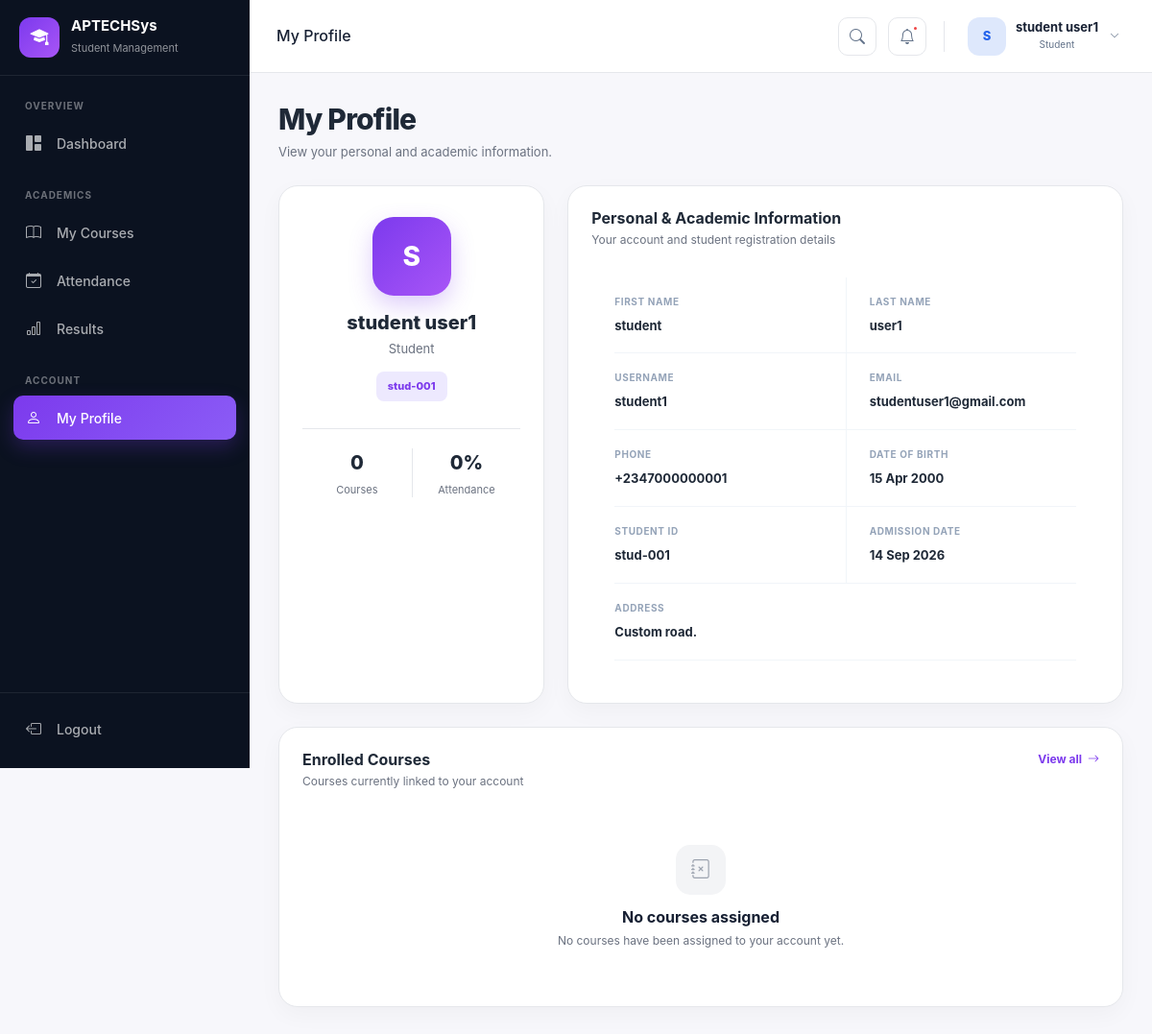
The page /accounts/dashboard/profile/ (signed in) on the database its author committed.
### accounts/models.py (models this page shows, shortened)
class User(AbstractUser):
    ROLE_CHOICES = [
        ('student', 'Student'),
        ('teacher', 'Teacher'),
        ('admin', 'Admin'),
    ]
    email = models.EmailField(unique=True)
    role = models.CharField(max_length=50, choices=ROLE_CHOICES, default="student")

### students/models.py (models this page shows, shortened)
class Student(models.Model):
    user = models.OneToOneField(settings.AUTH_USER_MODEL,
            on_delete=models.CASCADE,
            related_name="student_profile"
        )
    student_id = models.CharField(max_length=20, unique=True)
    date_of_birth = models.DateField(null=True, blank=True)
    phone = models.CharField(max_length=20, blank=True)
    address = models.TextField(blank=True)
    admission_date = models.DateField(default=timezone.now)

### accounts/views.py (the view)
@login_required
def student_profile(request):
    if request.user.role != "student":
        raise PermissionDenied
    student = (
        request.user.student_profile
    )
    enrollments = (
        Enrollment.objects
        .filter(student=student)
        .select_related(
            "course",
            "course__department",
            "course__teacher__user",
        )
        .order_by("course__code")
    )
    attendance_records = Attendance.objects.filter(
        student=student
    )
    total_attendance = attendance_records.count()
    present_count = attendance_records.filter(
        status="present"
    ).count()
    late_count = attendance_records.filter(
        status="late"
    ).count()
    attendance_percentage = (
        round(
            ((present_count + late_count) / total_attendance) * 100,
            1
        )
        if total_attendance
        else 0
    )
    context = {
        "title": "My Profile",
        "student": student,
        "enrollments": enrollments,
        "total_courses": enrollments.count(),
        "attendance_percentage": attendance_percentage,
    }
    return render(
        request,
        "accounts/dashboard/student/profile.html",
        context
    )

### accounts/templates/accounts/dashboard/student/profile.html (shortened to what this page needs)
{% extends "accounts/dashboard/base.html" %}
{% load static %}
{% block body_class %}
student-dashboard
{% endblock %}
{% block extra_css %} <link
     rel="stylesheet"
     href="{% static 'accounts/css/student.css' %}"
 >
{% endblock %}
{% block topbar_title %}
My Profile
{% endblock %}
{% block sidebar %}
<div class="nav-section-title">
    Overview
</div>
<a
    href="{% url 'student_dashboard' %}"
    class="sidebar-link"
>
    <i class="bi bi-grid-1x2-fill"></i>
    <span>Dashboard</span>
</a>
<div class="nav-section-title mt-4">
    Academics
</div>
<a
    href="{% url 'student_courses' %}"
    class="sidebar-link"
>
    <i class="bi bi-book"></i>
    <span>My Courses</span>
</a>
<a
    href="{% url 'student_attendance' %}"
    class="sidebar-link"
>
    <i class="bi bi-calendar-check"></i>
    <span>Attendance</span>
</a>
<a
    href="{% url 'student_results' %}"
    class="sidebar-link"
>
    <i class="bi bi-bar-chart"></i>
    <span>Results</span>
</a>
<div class="nav-section-title mt-4">
    Account
</div>
<a
    href="{% url 'student_profile' %}"
    class="sidebar-link active"
>
    <i class="bi bi-person"></i>
    <span>My Profile</span>
</a>
{% endblock %}
{% block content %}
<div class="page-header mb-4">
<div>
    <h1 class="page-title">
        My Profile
    </h1>
    <p class="page-description">
        View your personal and academic information.
    </p>
</div>
</div>
<div class="row g-4">
<div class="col-12 col-lg-4">
    <div class="student-profile-card">
        <div class="student-profile-avatar">
            {% if user.first_name %}
                {{ user.first_name|first|upper }}
            {% else %}
                {{ user.username|first|upper }}
            {% endif %}
        </div>
        <h3>
            {{ user.get_full_name|default:user.username }}
        </h3>
        <p class="profile-role">
            Student
        </p>
        <div class="profile-student-id">
            {{ student.student_id }}
        </div>
        <div class="profile-summary">
            <div>
                <strong>
                    {{ total_courses }}
                </strong>
                <span>
                    Courses
                </span>
            </div>
            <div>
                <strong>
                    {{ attendance_percentage }}%
                </strong>
                <span>
                    Attendance
                </span>
            </div>
        </div>
    </div>
</div>
<div class="col-12 col-lg-8">
    <div class="student-panel">
        <div class="panel-heading">
            <div>
                <h5>
                    Personal & Academic Information
                </h5>
                <p class="panel-subtitle">
                    Your account and student registration details
                </p>
            </div>
        </div>
        <div class="profile-info-grid">
            <div class="profile-info-item">
                <span>
                    First Name
                </span>
                <strong>
                    {{ user.first_name|default:"Not provided" }}
                </strong>
            </div>
            <div class="profile-info-item">
                <span>
                    Last Name
                </span>
                <strong>
                    {{ user.last_name|default:"Not provided" }}
                </strong>
            </div>
            <div class="profile-info-item">
                <span>
                    Username
                </span>
                <strong>
                    {{ user.username }}
                </strong>
            </div>
            <div class="profile-info-item">
                <span>
                    Email
                </span>
                <strong>
                    {{ user.email }}
                </strong>
            </div>
            <div class="profile-info-item">
                <span>
                    Phone
                </span>
                <strong>
                    {{ student.phone|default:"Not provided" }}
                </strong>
            </div>
            <div class="profile-info-item">
                <span>
                    Date of Birth
                </span>
                <strong>
                    {% if student.date_of_birth %}
                        {{ student.date_of_birth|date:"d M Y" }}
                    {% else %}
                        Not provided
                    {% endif %}
                </strong>
            </div>
            <div class="profile-info-item">
                <span>
                    Student ID
                </span>
                <strong>
                    {{ student.student_id }}
                </strong>
            </div>
            <div class="profile-info-item">
                <span>
                    Admission Date
                </span>
                <strong>
                    {{ student.admission_date|date:"d M Y" }}
                </strong>
            </div>
            <div class="profile-info-item profile-info-full">
                <span>
                    Address
                </span>
                <strong>
                    {{ student.address|default:"Not provided" }}
                </strong>
            </div>
        </div>
    </div>
</div>
<div class="col-12">
    <div class="student-panel">
        <div class="panel-heading">
            <div>
                <h5>
                    Enrolled Courses
                </h5>
                <p class="panel-subtitle">
                    Courses currently linked to your account
                </p>
            </div>
            <a
                href="{% url 'student_courses' %}"
                class="student-section-link"
            >
                View all
                <i class="bi bi-arrow-right"></i>
            </a>
        </div>
        {% if enrollments %}
            <div class="profile-course-list">
                {% for enrollment in enrollments|slice:":5" %}
                    <div class="profile-course-item">
                        <div>
                            <strong>
                                {{ enrollment.course.code }}
                            </strong>
                            <span>
                                {{ enrollment.course.name }}
                            </span>
                        </div>
                        <span class="profile-course-department">
                            {{ enrollment.course.department.name }}
                        </span>
                    </div>
                {% endfor %}
            </div>
        {% else %}
            <div class="empty-state">
                <div class="empty-state-icon">
                    <i class="bi bi-journal-x"></i>
                </div>
                <h6>
                    No courses assigned
                </h6>
                <p>
                    No courses have been assigned to your account yet.
                </p>
            </div>
        {% endif %}
    </div>
</div>
</div>
{% endblock %}

### accounts/templates/accounts/dashboard/base.html (shortened to what this page needs)
{% load static %}
<!DOCTYPE html>
<html lang="en">
<head>
    <link
        href="https://cdn.jsdelivr.net/npm/bootstrap@5.3.8/dist/css/bootstrap.min.css"
        rel="stylesheet"
    >
    <link
        href="https://cdn.jsdelivr.net/npm/bootstrap-icons@1.11.3/font/bootstrap-icons.css"
        rel="stylesheet"
    >
    <link
        rel="stylesheet"
        href="{% static 'accounts/css/dashboard-base.css' %}"
    >
    {% block extra_css %}{% endblock %}
</head>
<body class="{% block body_class %}{% endblock %}">
<div class="dashboard-wrapper">
    <aside class="dashboard-sidebar" id="dashboardSidebar">
        <div class="sidebar-brand">
            <div class="brand-icon">
                <i class="bi bi-mortarboard-fill"></i>
            </div>
            <div class="brand-content">
                <h5>APTECHSys</h5>
                <span>Student Management</span>
            </div>
        </div>
        <nav class="sidebar-nav">
            {% block sidebar %}
            {% endblock %}
        </nav>
        <div class="sidebar-footer">
            <form action="{% url 'logout' %}" method="post">
                <button
                    type="submit"
                    class="sidebar-link logout-link"
                >
                    <i class="bi bi-box-arrow-left"></i>
                    <span>Logout</span>
                </button>
            </form>
        </div>
    </aside>
    <div class="dashboard-main">
        <header class="dashboard-topbar">
            <div class="topbar-left">
                <div class="topbar-page">
                    <h6 class="topbar-title mb-0">
                        {% block topbar_title %}{% endblock %}
                    </h6>
                </div>
            </div>
            <div class="topbar-right">
                <button
                    type="button"
                    class="topbar-action"
                    aria-label="Search"
                >
                    <i class="bi bi-search"></i>
                </button>
                <button
                    type="button"
                    class="topbar-action notification-button"
                    aria-label="Notifications"
                >
                    <i class="bi bi-bell"></i>
                    <span class="notification-dot"></span>
                </button>
                <div class="dropdown">
                    <button
                        class="user-menu dropdown-toggle"
                        type="button"
                        data-bs-toggle="dropdown"
                        aria-expanded="false"
                    >
                        <div class="user-avatar">
                            {% if user.first_name %}
                                {{ user.first_name|first|upper }}
                            {% else %}
                                {{ user.username|first|upper }}
                            {% endif %}
                        </div>
                        <div class="user-info">
                            <strong>
                                {{ user.get_full_name|default:user.username }}
                            </strong>
                            <small>
                                {{ user.role|title }}
                            </small>
                        </div>
                        <i class="bi bi-chevron-down user-chevron"></i>
                    </button>
                </div>
            </div>
        </header>
        <main class="dashboard-content">
            {% block content %}
            {% endblock %}
        </main>
    </div>
</div>
</body>
</html>

### rows shown on the page
User: first_name|first "S", get_full_name "student user1", role "Student", first_name "student", last_name "user1", username "student1", email "studentuser1@gmail.com"
Student: student_id "stud-001", phone "+2347000000001", date_of_birth "15 Apr 2000", admission_date "14 Sep 2026", address "Custom road."

### other values the page prints
{{ total_courses }} "0"
{{ attendance_percentage }} "0"
